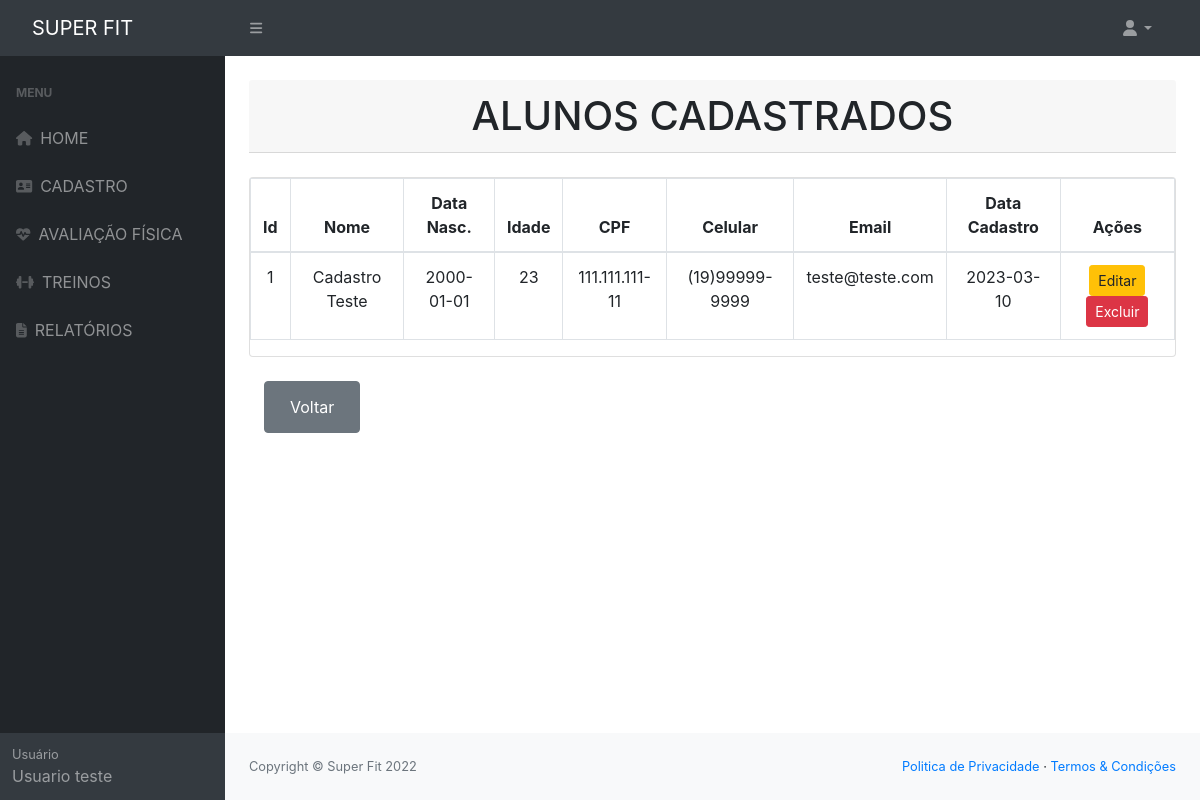
The page /buscar-aluno.php on the database as committed earlier.
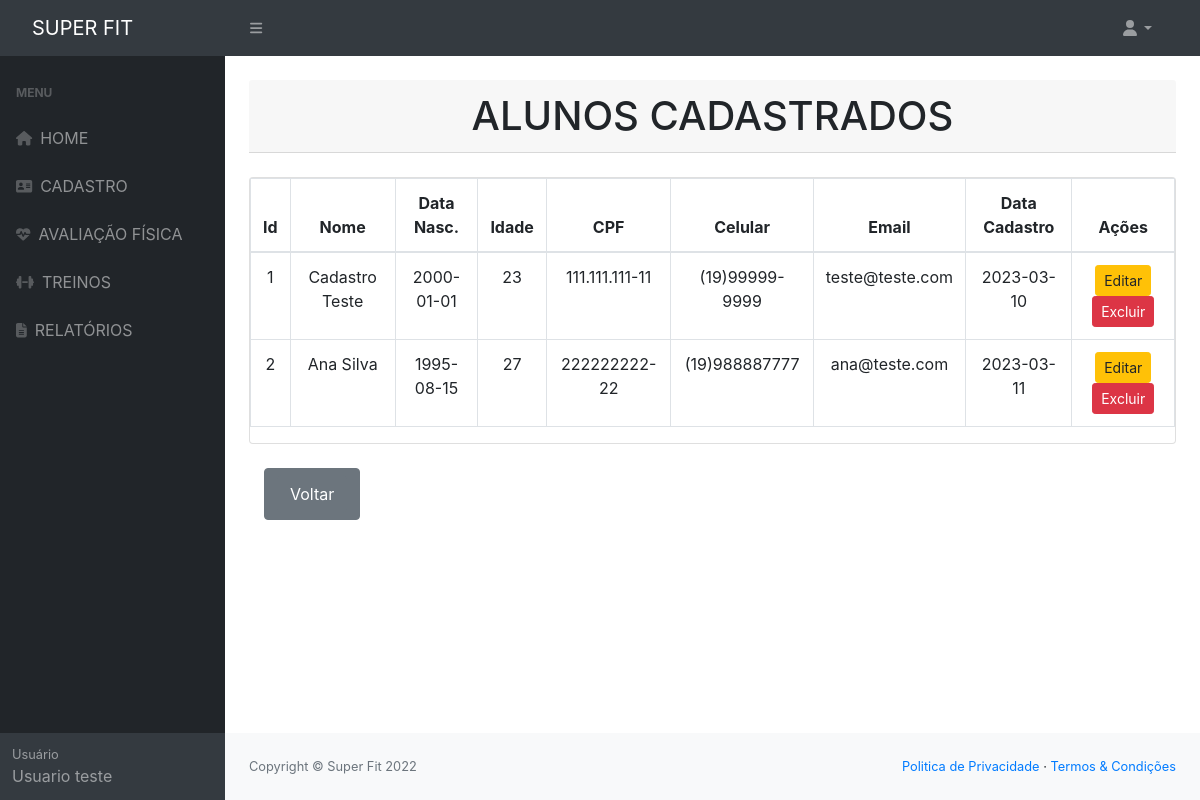
The same page on the database as committed later.
### tables this page shows
CREATE TABLE `alunos` (
  `idAluno` int NOT NULL,
  `nome` varchar(200) NOT NULL,
  `dataNascimento` date DEFAULT NULL,
  `idade` int DEFAULT NULL,
  `sexo` varchar(10) DEFAULT NULL,
  `cpf` varchar(15) NOT NULL,
  `rg` varchar(15) DEFAULT NULL,
  `telefone` varchar(45) DEFAULT NULL,
  `celular` varchar(45) NOT NULL,
  `cep` varchar(15) DEFAULT NULL,
  `estado` varchar(100) DEFAULT NULL,
  `cidade` varchar(100) DEFAULT NULL,
  `endereco` varchar(100) DEFAULT NULL,
  `email` varchar(100) NOT NULL,
  `senha` varchar(10) NOT NULL,
  `dataCadastro` date DEFAULT NULL
);

### conexao/Conexao.php (called while the page is built)
<?php
class Conexao
{
    public static $instance;
    public static function getConexao()
    {
        if(!isset(self::$instance)){
            self::$instance = new PDO('mysql:host=localhost;dbname=mydb', 'root', 'root', array(PDO::MYSQL_ATTR_INIT_COMMAND => "SET NAMES utf8"));
            self::$instance->setAttribute(PDO::ATTR_ERRMODE, PDO::ERRMODE_EXCEPTION);
            self::$instance->setAttribute(PDO::ATTR_ORACLE_NULLS, PDO::NULL_EMPTY_STRING);
        }
        return self::$instance;
    }
}
?>

### dao/AlunoDAO.php (called while the page is built, shortened)
<?php
    class AlunoDAO
    {
        public function read() {
            try {
                $sql = "SELECT * FROM alunos ORDER BY idAluno ASC";
                $result = Conexao::getConexao()->query($sql);
                $lista = $result->fetchAll(PDO::FETCH_ASSOC);
                $f_lista = array();
                foreach ($lista as $l) {
                    $f_lista[] = $this->listaAlunos($l);
                }
                return $f_lista;
            } catch (Exception $e) {
                print "Ocorreu um erro ao tentar Buscar Todos." . $e;
            }
        }
        private function listaAlunos($row) {
            $aluno = new Aluno();
            $aluno->setIdAluno($row['idAluno']);
            $aluno->setNome($row['nome']);
            $aluno->setDataNascimento($row['dataNascimento']);
            $aluno->setIdade($row['dataNascimento']);
            $aluno->setSexo($row['sexo']);
            $aluno->setCpf($row['cpf']);
            $aluno->setRg($row['rg']);
            $aluno->setTelefone($row['telefone']);
            $aluno->setCelular($row['celular']);
            $aluno->setCep($row['cep']);
            $aluno->setEstado($row['estado']);
            $aluno->setCidade($row['cidade']);
            $aluno->setEndereco($row['endereco']);
            $aluno->setEmail($row['email']);
            $aluno->setSenha($row['senha']);
            $aluno->setDataCadastro($row['dataCadastro']);
            return $aluno;
        }
    }
?>

### model/Aluno.php (called while the page is built, shortened)
<?php
    Class Aluno{
        private $idAluno;
        private $nome;
        private $dataNascimento;
        private $idade;
        private $cpf;
        private $celular;
        private $email;
        private $dataCadastro;
        function getIdAluno()
        {
            return $this->idAluno;
        }
        function setIdAluno($idAluno)
        {
            $this->idAluno = $idAluno;
        }
        function getNome()
        {
            return $this->nome;
        }
        function setNome($nome)
        {
            $this->nome = $nome;
        }
        function getDataNascimento()
        {
            return $this->dataNascimento;
        }
        function setDataNascimento($dataNascimento)
        {
            $this->dataNascimento = $dataNascimento;
        }
        function getIdade()
        {
            return $this->idade;
        }
        function setIdade($dataNascimento)
        {
            list($ano, $mes, $dia) = explode('-', $dataNascimento);
            $hoje = mktime(0, 0, 0, date('m'), date('d'), date('Y'));
            $nascimento = mktime( 0, 0, 0, $mes, $dia, $ano);
            $idade = floor((((($hoje - $nascimento) / 60) / 60) / 24) / 365.25);
            $this->idade = $idade;
        }
        function getCpf()
        {
            return $this->cpf;
        }
        function setCpf($cpf)
        {
            $this->cpf = $cpf;
        }
        function getCelular()
        {
            return $this->celular;
        }
        function setCelular($celular)
        {
            $this->celular = $celular;
        }
        function getEmail()
        {
            return $this->email;
        }
        function setEmail($email)
        {
            $this->email = $email;
        }
        function getDataCadastro()
        {
            return $this->dataCadastro;
        }
        function setDataCadastro($dataCadastro)
        {
            $this->dataCadastro = $dataCadastro;
        }
    }
?>

### buscar-aluno.php (the view, shortened to what this page needs)
<?php
include_once('./conexao/Conexao.php');
include_once('./model/Aluno.php');
include_once('./dao/AlunoDAO.php');
$alunodao = new AlunoDAO();
?>
<body>
    <main>
        <div class="container-fluid px-4 text-center">
            <h1 class="card-header mt-4">ALUNOS CADASTRADOS</h1>
            <br>
            <div class="card mb-4">
                <table class="table table-bordered">
                    <thead>
                        <tr>
                            <th>Id</th>
                            <th>Nome</th>
                            <th>Data Nasc.</th>
                            <th>Idade</th>
                            <th>CPF</th>
                            <th>Celular</th>
                            <th>Email</th>
                            <th>Data Cadastro</th>
                            <th>Ações</th>
                        </tr>
                    </thead>
                    <tbody>
                        <?php foreach ($alunodao->read() as $aluno): ?>
                            <tr>
                                <td>
                                    <?= $aluno->getIdAluno() ?>
                                </td>
                                <td>
                                    <?= $aluno->getNome() ?>
                                </td>
                                <td>
                                    <?= $aluno->getDataNascimento() ?>
                                </td>
                                <td>
                                    <?= $aluno->getIdade() ?>
                                </td>
                                <td>
                                    <?= $aluno->getCpf() ?>
                                </td>
                                <td>
                                    <?= $aluno->getCelular() ?>
                                </td>
                                <td>
                                    <?= $aluno->getEmail() ?>
                                </td>
                                <td>
                                    <?= $aluno->getDataCadastro() ?>
                                </td>
                                <td class="text-center">
                                    <button class="btn  btn-warning btn-sm" data-toggle="modal"
                                        data-target="#editar><?= $aluno->getIdAluno() ?>">
                                        Editar
                                    </button>
                                    <a href="controller/alunoController.php?del=<?= $aluno->getIdAluno() ?>">
                                        <button class="btn btn-danger btn-sm" type="button">Excluir</button></a>
                                </td>
                            </tr>
                        <?php endforeach ?>
                    </tbody>
                </table>
            </div>
            <div class="col-sm-1 mt-4 mb-0">
                <button type="button" class="btn btn-secondary"><a class="btn btn-secondary btn-block" href="cadastro.php">Voltar</a></button>
            </div>
        </div>
    </main>
</body>

Rows that differ between the two databases and show on the page:
added alunos: idAluno "2", nome "Ana Silva", dataNascimento "1995-08-15", idade "27", cpf "222222222-22", celular "(19)988887777", email "ana@teste.com", dataCadastro "2023-03-11"
